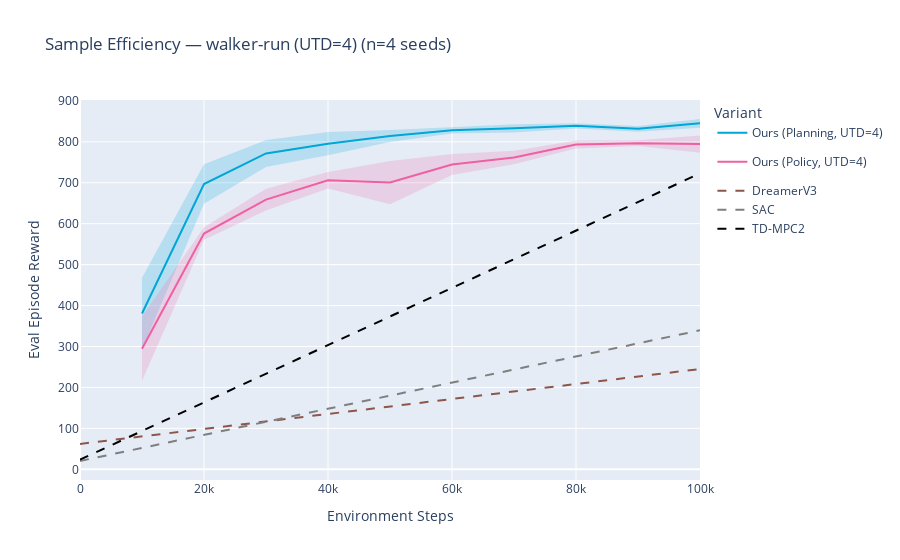
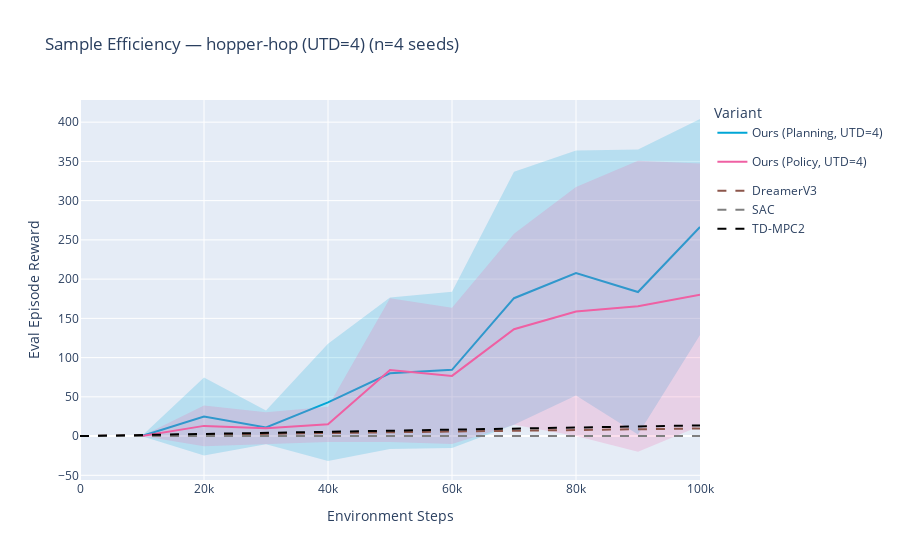
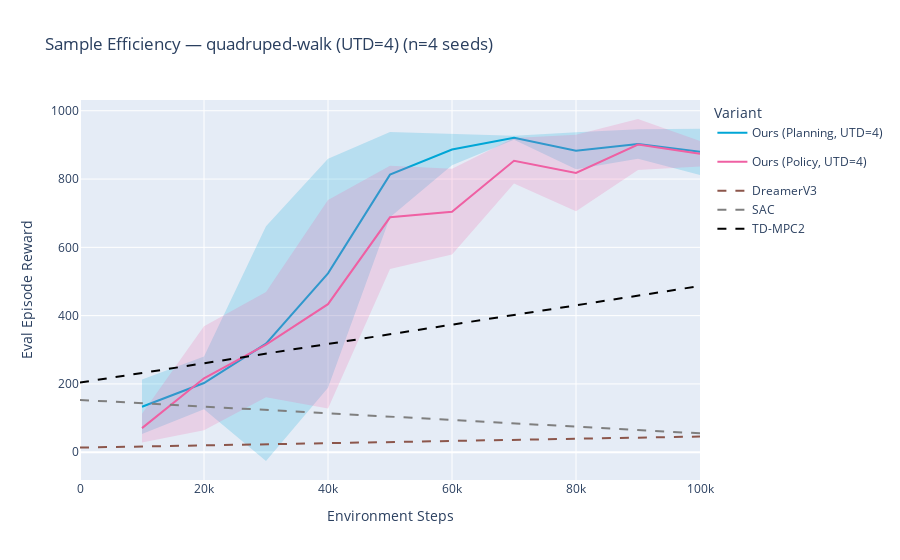
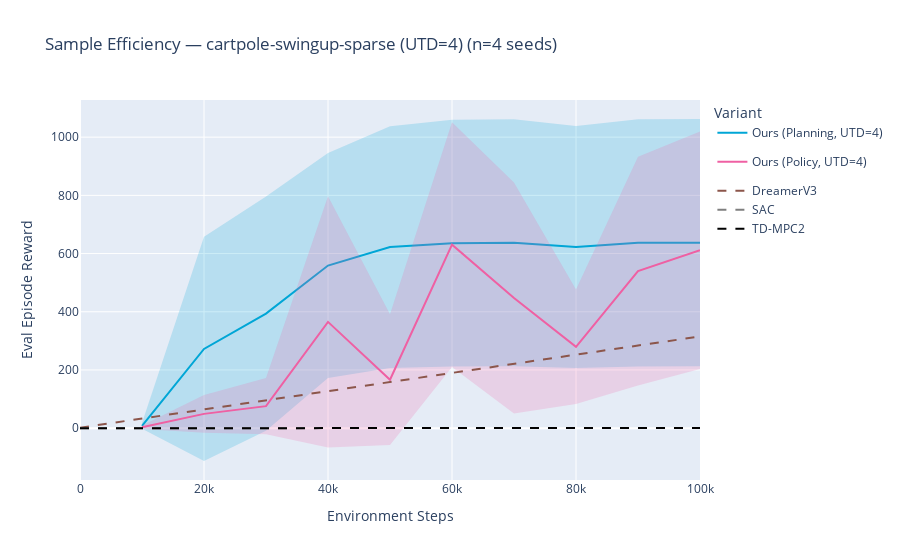

The notebook cell saved with these charts, in order:
### Code cell
# 3. Per-Task Plots

baseline_colors = {
    "DreamerV3": "#8c564b", # Brown
    "SAC": "#7f7f7f",       # Gray
    "TD-MPC2": "#000000"    # Black
}

output_dir = paths.notebook_results_dir("multitask_comparison")

for task in TASKS:
    print(f"Plotting {task}...")
    
    # Filter Ours
    task_df = sweep_frame[sweep_frame["task"] == task].copy()
    if task_df.empty:
        print(f"  No data found for {task} in sweep.")
        continue
        
    # Create Figure
    fig = plotting.sample_efficiency_figure(
        frame=task_df,
        metric_key="reward",
        variant_column="variant",
        task_name=f"{task} (UTD=4)",
        baseline_frame=pd.DataFrame(),
        baseline_label="",
        baseline_step_cap=MAX_STEPS
    )
    
    # Add Baselines
    for name, df in baselines_data.get(task, {}).items():
        summary = (
            df.groupby("step", as_index=False)
            .agg(mean_reward=("reward", "mean"))
            .sort_values("step")
        )
        fig.add_trace(
            go.Scatter(
                x=summary["step"],
                y=summary["mean_reward"],
                mode="lines",
                name=name,
                line=dict(color=baseline_colors.get(name, "gray"), dash="dash", width=2),
                legendgroup="Baselines"
            )
        )
        
    # Save
    output_path = output_dir / f"{task}_comparison.png"
    try:
        plotting.write_png(fig, output_path=output_path)
    except Exception as e:
        print(f"  Failed to save PNG: {e}")
        # Fallback to HTML
        html_path = output_path.with_suffix(".html")
        fig.write_html(str(html_path))
        print(f"  Saved as HTML instead: {html_path}")

    # Show one example in notebook (optional, or show all)
    fig.show()

### Figure 1 — Plotly figure (JSON) as saved in the notebook; plotly's stock layout.template omitted (floating-point values rounded to 4 significant figures)
{"data": [{"fill": "toself", "fillcolor": "rgba(0,166,214,0.2)", "hoverinfo": "skip", "legendgroup": "Ours (Planning, UTD=4)", "line": {"color": "rgba(0,166,214,0.0)", "width": 0}, "mode": "lines", "name": "Ours (Planning, UTD=4) std", "showlegend": false, "type": "scatter", "x": [10000, 20000, 30000, 40000, 50000, 60000, 70000, 80000, 90000, 100000, 100000, 90000, 80000, 70000, 60000, 50000, 40000, 30000, 20000, 10000], "y": [467.9, 745.1, 804.7, 823.9, 829.2, 836.5, 843.1, 845.6, 838.9, 855.8, 834.6, 824.9, 832.7, 823.1, 820.6, 799.4, 767.4, 738.8, 648.5, 293.5]}, {"customdata": [[87.19, 4.0], [48.33, 4.0], [32.95, 4.0], [28.25, 4.0], [14.9, 4.0], [7.962, 4.0], [9.994, 4.0], [6.428, 4.0], [6.989, 4.0], [10.62, 4.0]], "hovertemplate": "Step=%{x}<br>Reward=%{y:.2f}<br>Std=%{customdata[0]:.2f}<br>Seeds=%{customdata[1]}<extra>%{fullData.name}</extra>", "legendgroup": "Ours (Planning, UTD=4)", "line": {"color": "#00A6D6"}, "mode": "lines", "name": "Ours (Planning, UTD=4)", "type": "scatter", "x": [10000, 20000, 30000, 40000, 50000, 60000, 70000, 80000, 90000, 100000], "y": [380.7, 696.8, 771.8, 795.6, 814.3, 828.6, 833.1, 839.1, 831.9, 845.2]}, {"fill": "toself", "fillcolor": "rgba(239,96,163,0.2)", "hoverinfo": "skip", "legendgroup": "Ours (Policy, UTD=4)", "line": {"color": "rgba(239,96,163,0.0)", "width": 0}, "mode": "lines", "name": "Ours (Policy, UTD=4) std", "showlegend": false, "type": "scatter", "x": [10000, 20000, 30000, 40000, 50000, 60000, 70000, 80000, 90000, 100000, 100000, 90000, 80000, 70000, 60000, 50000, 40000, 30000, 20000, 10000], "y": [373.4, 591.3, 685.5, 726.6, 753.5, 770.1, 778.4, 803.5, 803.7, 815.7, 773.2, 789.9, 783.9, 745.3, 719.0, 647.6, 686.0, 632.3, 560.9, 216.1]}, {"customdata": [[78.66, 4.0], [15.21, 4.0], [26.58, 4.0], [20.26, 4.0], [52.94, 4.0], [25.53, 4.0], [16.54, 4.0], [9.763, 4.0], [6.898, 4.0], [21.22, 4.0]], "hovertemplate": "Step=%{x}<br>Reward=%{y:.2f}<br>Std=%{customdata[0]:.2f}<br>Seeds=%{customdata[1]}<extra>%{fullData.name}</extra>", "legendgroup": "Ours (Policy, UTD=4)", "line": {"color": "#EF60A3"}, "mode": "lines", "name": "Ours (Policy, UTD=4)", "type": "scatter", "x": [10000, 20000, 30000, 40000, 50000, 60000, 70000, 80000, 90000, 100000], "y": [294.7, 576.1, 658.9, 706.3, 700.5, 744.6, 761.8, 793.7, 796.8, 794.4]}, {"legendgroup": "Baselines", "line": {"color": "#8c564b", "dash": "dash", "width": 2}, "mode": "lines", "name": "DreamerV3", "type": "scatter", "x": [0, 100000], "y": [62.0, 245.0]}, {"legendgroup": "Baselines", "line": {"color": "#7f7f7f", "dash": "dash", "width": 2}, "mode": "lines", "name": "SAC", "type": "scatter", "x": [0, 100000], "y": [20.27, 339.6]}, {"legendgroup": "Baselines", "line": {"color": "#000000", "dash": "dash", "width": 2}, "mode": "lines", "name": "TD-MPC2", "type": "scatter", "x": [0, 100000], "y": [23.6, 723.0]}], "layout": {"legend": {"title": {"text": "Variant"}}, "title": {"text": "Sample Efficiency — walker-run (UTD=4) (n=4 seeds)"}, "xaxis": {"title": {"text": "Environment Steps"}}, "yaxis": {"title": {"text": "Eval Episode Reward"}}}}

### Figure 2 — Plotly figure (JSON) as saved in the notebook; plotly's stock layout.template omitted (floating-point values rounded to 4 significant figures)
{"data": [{"fill": "toself", "fillcolor": "rgba(0,166,214,0.2)", "hoverinfo": "skip", "legendgroup": "Ours (Planning, UTD=4)", "line": {"color": "rgba(0,166,214,0.0)", "width": 0}, "mode": "lines", "name": "Ours (Planning, UTD=4) std", "showlegend": false, "type": "scatter", "x": [10000, 20000, 30000, 40000, 50000, 60000, 70000, 80000, 90000, 100000, 100000, 90000, 80000, 70000, 60000, 50000, 40000, 30000, 20000, 10000], "y": [0.2889, 74.67, 32.65, 117.7, 176.5, 183.9, 336.8, 363.7, 365.0, 404.0, 128.7, 2.085, 51.71, 14.52, -15.11, -16.52, -31.75, -10.54, -24.75, -0.09425]}, {"customdata": [[0.1916, 4.0], [49.71, 4.0], [21.59, 4.0], [74.75, 4.0], [96.49, 4.0], [99.49, 4.0], [161.2, 4.0], [156.0, 4.0], [181.5, 4.0], [137.7, 4.0]], "hovertemplate": "Step=%{x}<br>Reward=%{y:.2f}<br>Std=%{customdata[0]:.2f}<br>Seeds=%{customdata[1]}<extra>%{fullData.name}</extra>", "legendgroup": "Ours (Planning, UTD=4)", "line": {"color": "#00A6D6"}, "mode": "lines", "name": "Ours (Planning, UTD=4)", "type": "scatter", "x": [10000, 20000, 30000, 40000, 50000, 60000, 70000, 80000, 90000, 100000], "y": [0.09731, 24.96, 11.06, 42.99, 79.97, 84.38, 175.7, 207.7, 183.6, 266.4]}, {"fill": "toself", "fillcolor": "rgba(239,96,163,0.2)", "hoverinfo": "skip", "legendgroup": "Ours (Policy, UTD=4)", "line": {"color": "rgba(239,96,163,0.0)", "width": 0}, "mode": "lines", "name": "Ours (Policy, UTD=4) std", "showlegend": false, "type": "scatter", "x": [10000, 20000, 30000, 40000, 50000, 60000, 70000, 80000, 90000, 100000, 100000, 90000, 80000, 70000, 60000, 50000, 40000, 30000, 20000, 10000], "y": [0.02888, 38.97, 30.34, 37.35, 175.6, 163.5, 257.8, 317.4, 350.8, 347.4, 12.72, -20.1, -0.02894, 14.51, -10.11, -7.487, -7.444, -10.11, -12.99, -0.009626]}, {"customdata": [[0.01925, 4.0], [25.98, 4.0], [20.22, 4.0], [22.4, 4.0], [91.55, 4.0], [86.8, 4.0], [121.7, 4.0], [158.7, 4.0], [185.4, 4.0], [167.3, 4.0]], "hovertemplate": "Step=%{x}<br>Reward=%{y:.2f}<br>Std=%{customdata[0]:.2f}<br>Seeds=%{customdata[1]}<extra>%{fullData.name}</extra>", "legendgroup": "Ours (Policy, UTD=4)", "line": {"color": "#EF60A3"}, "mode": "lines", "name": "Ours (Policy, UTD=4)", "type": "scatter", "x": [10000, 20000, 30000, 40000, 50000, 60000, 70000, 80000, 90000, 100000], "y": [0.009626, 12.99, 10.11, 14.95, 84.07, 76.7, 136.2, 158.7, 165.3, 180.1]}, {"legendgroup": "Baselines", "line": {"color": "#8c564b", "dash": "dash", "width": 2}, "mode": "lines", "name": "DreamerV3", "type": "scatter", "x": [0, 100000], "y": [0.0, 9.667]}, {"legendgroup": "Baselines", "line": {"color": "#7f7f7f", "dash": "dash", "width": 2}, "mode": "lines", "name": "SAC", "type": "scatter", "x": [0, 100000], "y": [0.03333, 0.0]}, {"legendgroup": "Baselines", "line": {"color": "#000000", "dash": "dash", "width": 2}, "mode": "lines", "name": "TD-MPC2", "type": "scatter", "x": [0, 100000], "y": [0.0, 13.63]}], "layout": {"legend": {"title": {"text": "Variant"}}, "title": {"text": "Sample Efficiency — hopper-hop (UTD=4) (n=4 seeds)"}, "xaxis": {"title": {"text": "Environment Steps"}}, "yaxis": {"title": {"text": "Eval Episode Reward"}}}}

### Figure 3 — Plotly figure (JSON) as saved in the notebook; plotly's stock layout.template omitted (floating-point values rounded to 4 significant figures)
{"data": [{"fill": "toself", "fillcolor": "rgba(0,166,214,0.2)", "hoverinfo": "skip", "legendgroup": "Ours (Planning, UTD=4)", "line": {"color": "rgba(0,166,214,0.0)", "width": 0}, "mode": "lines", "name": "Ours (Planning, UTD=4) std", "showlegend": false, "type": "scatter", "x": [10000, 20000, 30000, 40000, 50000, 60000, 70000, 80000, 90000, 100000, 100000, 90000, 80000, 70000, 60000, 50000, 40000, 30000, 20000, 10000], "y": [213.0, 280.1, 661.9, 859.3, 937.8, 932.7, 927.1, 936.9, 945.8, 947.5, 812.2, 859.5, 828.5, 914.9, 840.3, 688.3, 188.6, -25.74, 125.5, 53.01]}, {"customdata": [[79.98, 4.0], [77.3, 4.0], [343.8, 4.0], [335.3, 4.0], [124.7, 4.0], [46.22, 4.0], [6.111, 4.0], [54.17, 4.0], [43.14, 4.0], [67.65, 4.0]], "hovertemplate": "Step=%{x}<br>Reward=%{y:.2f}<br>Std=%{customdata[0]:.2f}<br>Seeds=%{customdata[1]}<extra>%{fullData.name}</extra>", "legendgroup": "Ours (Planning, UTD=4)", "line": {"color": "#00A6D6"}, "mode": "lines", "name": "Ours (Planning, UTD=4)", "type": "scatter", "x": [10000, 20000, 30000, 40000, 50000, 60000, 70000, 80000, 90000, 100000], "y": [133.0, 202.8, 318.1, 524.0, 813.0, 886.5, 921.0, 882.7, 902.6, 879.8]}, {"fill": "toself", "fillcolor": "rgba(239,96,163,0.2)", "hoverinfo": "skip", "legendgroup": "Ours (Policy, UTD=4)", "line": {"color": "rgba(239,96,163,0.0)", "width": 0}, "mode": "lines", "name": "Ours (Policy, UTD=4) std", "showlegend": false, "type": "scatter", "x": [10000, 20000, 30000, 40000, 50000, 60000, 70000, 80000, 90000, 100000, 100000, 90000, 80000, 70000, 60000, 50000, 40000, 30000, 20000, 10000], "y": [112.7, 369.0, 469.5, 738.7, 839.0, 830.2, 920.6, 929.9, 975.9, 911.7, 837.0, 826.2, 706.1, 786.7, 578.8, 536.9, 128.3, 161.0, 64.03, 28.44]}, {"customdata": [[42.11, 4.0], [152.5, 4.0], [154.3, 4.0], [305.2, 4.0], [151.1, 4.0], [125.7, 4.0], [66.96, 4.0], [111.9, 4.0], [74.82, 4.0], [37.33, 4.0]], "hovertemplate": "Step=%{x}<br>Reward=%{y:.2f}<br>Std=%{customdata[0]:.2f}<br>Seeds=%{customdata[1]}<extra>%{fullData.name}</extra>", "legendgroup": "Ours (Policy, UTD=4)", "line": {"color": "#EF60A3"}, "mode": "lines", "name": "Ours (Policy, UTD=4)", "type": "scatter", "x": [10000, 20000, 30000, 40000, 50000, 60000, 70000, 80000, 90000, 100000], "y": [70.56, 216.5, 315.2, 433.5, 688.0, 704.5, 853.6, 818.0, 901.1, 874.4]}, {"legendgroup": "Baselines", "line": {"color": "#8c564b", "dash": "dash", "width": 2}, "mode": "lines", "name": "DreamerV3", "type": "scatter", "x": [0, 100000], "y": [13.55, 45.93]}, {"legendgroup": "Baselines", "line": {"color": "#7f7f7f", "dash": "dash", "width": 2}, "mode": "lines", "name": "SAC", "type": "scatter", "x": [0, 100000], "y": [153.2, 55.23]}, {"legendgroup": "Baselines", "line": {"color": "#000000", "dash": "dash", "width": 2}, "mode": "lines", "name": "TD-MPC2", "type": "scatter", "x": [0, 100000], "y": [203.8, 486.8]}], "layout": {"legend": {"title": {"text": "Variant"}}, "title": {"text": "Sample Efficiency — quadruped-walk (UTD=4) (n=4 seeds)"}, "xaxis": {"title": {"text": "Environment Steps"}}, "yaxis": {"title": {"text": "Eval Episode Reward"}}}}

### Figure 4 — Plotly figure (JSON) as saved in the notebook; plotly's stock layout.template omitted (floating-point values rounded to 4 significant figures)
{"data": [{"fill": "toself", "fillcolor": "rgba(0,166,214,0.2)", "hoverinfo": "skip", "legendgroup": "Ours (Planning, UTD=4)", "line": {"color": "rgba(0,166,214,0.0)", "width": 0}, "mode": "lines", "name": "Ours (Planning, UTD=4) std", "showlegend": false, "type": "scatter", "x": [10000, 20000, 30000, 40000, 50000, 60000, 70000, 80000, 90000, 100000, 100000, 90000, 80000, 70000, 60000, 50000, 40000, 30000, 20000, 10000], "y": [17.45, 657.4, 795.7, 945.2, 1038.0, 1059.0, 1062.0, 1038.0, 1062.0, 1062.0, 212.5, 212.3, 206.6, 212.4, 211.9, 206.8, 172.5, -8.693, -112.8, -2.251]}, {"customdata": [[9.851, 4.0], [385.1, 4.0], [402.2, 4.0], [386.3, 4.0], [415.5, 4.0], [423.8, 4.0], [424.8, 4.0], [415.9, 4.0], [424.6, 4.0], [425.0, 4.0]], "hovertemplate": "Step=%{x}<br>Reward=%{y:.2f}<br>Std=%{customdata[0]:.2f}<br>Seeds=%{customdata[1]}<extra>%{fullData.name}</extra>", "legendgroup": "Ours (Planning, UTD=4)", "line": {"color": "#00A6D6"}, "mode": "lines", "name": "Ours (Planning, UTD=4)", "type": "scatter", "x": [10000, 20000, 30000, 40000, 50000, 60000, 70000, 80000, 90000, 100000], "y": [7.6, 272.3, 393.5, 558.9, 622.2, 635.7, 637.1, 622.5, 636.9, 637.4]}, {"fill": "toself", "fillcolor": "rgba(239,96,163,0.2)", "hoverinfo": "skip", "legendgroup": "Ours (Policy, UTD=4)", "line": {"color": "rgba(239,96,163,0.0)", "width": 0}, "mode": "lines", "name": "Ours (Policy, UTD=4) std", "showlegend": false, "type": "scatter", "x": [10000, 20000, 30000, 40000, 50000, 60000, 70000, 80000, 90000, 100000, 100000, 90000, 80000, 70000, 60000, 50000, 40000, 30000, 20000, 10000], "y": [8.85, 113.6, 172.6, 797.2, 391.0, 1051.0, 844.0, 476.3, 932.6, 1019.0, 203.2, 146.6, 82.72, 50.15, 210.1, -58.14, -66.79, -21.09, -15.37, -2.95]}, {"customdata": [[5.9, 4.0], [64.47, 4.0], [96.84, 4.0], [432.0, 4.0], [224.6, 4.0], [420.4, 4.0], [396.9, 4.0], [196.8, 4.0], [393.0, 4.0], [408.1, 4.0]], "hovertemplate": "Step=%{x}<br>Reward=%{y:.2f}<br>Std=%{customdata[0]:.2f}<br>Seeds=%{customdata[1]}<extra>%{fullData.name}</extra>", "legendgroup": "Ours (Policy, UTD=4)", "line": {"color": "#EF60A3"}, "mode": "lines", "name": "Ours (Policy, UTD=4)", "type": "scatter", "x": [10000, 20000, 30000, 40000, 50000, 60000, 70000, 80000, 90000, 100000], "y": [2.95, 49.1, 75.75, 365.2, 166.5, 630.4, 447.0, 279.5, 539.6, 611.3]}, {"legendgroup": "Baselines", "line": {"color": "#8c564b", "dash": "dash", "width": 2}, "mode": "lines", "name": "DreamerV3", "type": "scatter", "x": [0, 100000], "y": [1.667, 315.3]}, {"legendgroup": "Baselines", "line": {"color": "#7f7f7f", "dash": "dash", "width": 2}, "mode": "lines", "name": "SAC", "type": "scatter", "x": [0, 100000], "y": [0.0, 0.3667]}, {"legendgroup": "Baselines", "line": {"color": "#000000", "dash": "dash", "width": 2}, "mode": "lines", "name": "TD-MPC2", "type": "scatter", "x": [0, 100000], "y": [0.0, 0.3333]}], "layout": {"legend": {"title": {"text": "Variant"}}, "title": {"text": "Sample Efficiency — cartpole-swingup-sparse (UTD=4) (n=4 seeds)"}, "xaxis": {"title": {"text": "Environment Steps"}}, "yaxis": {"title": {"text": "Eval Episode Reward"}}}}
